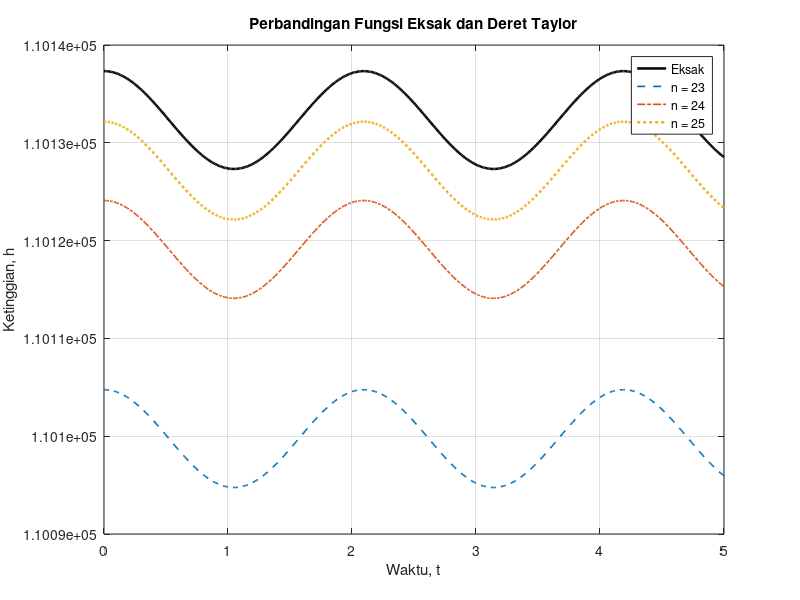
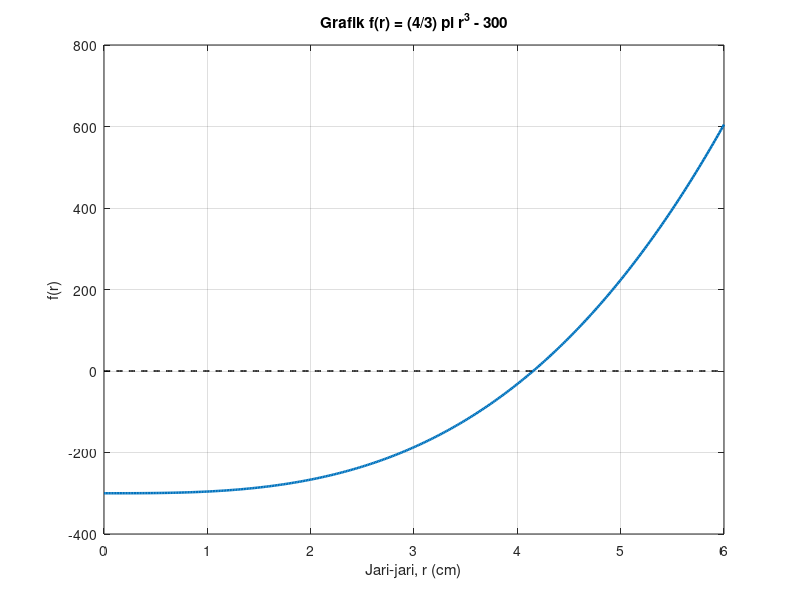

These charts were generated, in order, by the following MATLAB code:
clear;
clc;
close all;

%% KASUS 1 - DERET TAYLOR DAN GALAT
lambda = 12;
v = 36;
x = 10;
h0 = 5;
t = linspace(0, 5, 501);
z = t .* v ./ lambda;
hEksak = h0 .* (cos(z) + exp(x));
nList = [23 24 25];

hPendekatan = zeros(length(nList), length(t));
mae = zeros(size(nList));
mrpe = zeros(size(nList));

for idx = 1:length(nList)
    n = nList(idx);

    cosTaylor = zeros(size(z));
    sukuCos = ones(size(z));
    for k = 0:n-1
        if k == 0
            sukuCos = ones(size(z));
        else
            sukuCos = sukuCos .* (-z.^2) ./ ((2*k-1)*(2*k));
        end
        cosTaylor = cosTaylor + sukuCos;
    end

    expTaylor = 0;
    sukuExp = 1;
    for k = 0:n-1
        if k == 0
            sukuExp = 1;
        else
            sukuExp = sukuExp * x / k;
        end
        expTaylor = expTaylor + sukuExp;
    end

    hPendekatan(idx, :) = h0 .* (cosTaylor + expTaylor);
    galatMutlak = abs(hPendekatan(idx, :) - hEksak);
    mae(idx) = mean(galatMutlak);
    mrpe(idx) = mean(galatMutlak ./ abs(hEksak)) * 100;
end

figure('Name', 'Kasus 1 - Perbandingan Gelombang');
plot(t, hEksak, 'k-', 'LineWidth', 1.8);
hold on;
plot(t, hPendekatan(1, :), '--', 'LineWidth', 1.2);
plot(t, hPendekatan(2, :), '-.', 'LineWidth', 1.2);
plot(t, hPendekatan(3, :), ':', 'LineWidth', 1.8);
grid on;
xlabel('Waktu, t');
ylabel('Ketinggian, h');
title('Perbandingan Fungsi Eksak dan Deret Taylor');
legend('Eksak', 'n = 23', 'n = 24', 'n = 25', 'Location', 'best');

fprintf('\n=== KASUS 1: DERET TAYLOR DAN GALAT ===\n');
fprintf('Rentang t: 0 sampai 5; lambda = %g, v = %g, x = %g, h0 = %g\n', lambda, v, x, h0);
fprintf('Jumlah suku\tMAE\t\t\tGalat relatif rata-rata (%%)\n');
for idx = 1:length(nList)
    fprintf('%d\t\t%.8f\t%.8f\n', nList(idx), mae(idx), mrpe(idx));
end
fprintf('Toleransi galat relatif rata-rata = 1%%\n');

%% KASUS 2 - SPL DENGAN METODE GAUSS-SEIDEL
A = [4.00, 0.75, 1.00, 2.00;
     1.00, 4.25, 2.00, 0.90;
     2.50, 1.50, 5.00, 0.50;
     2.00, 1.50, 0.50, 6.00];
b = [149000; 173000; 161000; 251500];

xGS = zeros(4, 1);
tol = 1e-8;
maxIter = 1000;
konvergen = false;

for iter = 1:maxIter
    xLama = xGS;

    for i = 1:length(b)
        jumlahKiri = 0;
        jumlahKanan = 0;
        if i > 1
            jumlahKiri = A(i, 1:i-1) * xGS(1:i-1);
        end
        if i < length(b)
            jumlahKanan = A(i, i+1:end) * xLama(i+1:end);
        end
        xGS(i) = (b(i) - jumlahKiri - jumlahKanan) / A(i, i);
    end

    galatIterasi = norm(xGS - xLama, inf);
    if galatIterasi < tol
        konvergen = true;
        break;
    end
end

fprintf('\n=== KASUS 2: SPL METODE GAUSS-SEIDEL ===\n');
fprintf('Urutan variabel: beras, telur, tepung, ayam.\n');
if konvergen
    statusGS = 'Ya';
else
    statusGS = 'Tidak';
end
fprintf('Konvergen: %s; iterasi: %d; galat iterasi akhir: %.12g\n', statusGS, iter, galatIterasi);
fprintf('Harga beras  = Rp %.2f per kg\n', xGS(1));
fprintf('Harga telur  = Rp %.2f per kg\n', xGS(2));
fprintf('Harga tepung = Rp %.2f per kg\n', xGS(3));
fprintf('Harga ayam   = Rp %.2f per kg\n', xGS(4));
fprintf('Norma residu maksimum = %.12g\n', norm(A*xGS-b, inf));

%% KASUS 3 - PERSAMAAN NONLINEAR DENGAN METODE BISEKSI
f = @(r) (4/3) .* pi .* r.^3 - 300;
rGrafik = linspace(0, 6, 401);

figure('Name', 'Kasus 3 - Grafik Persamaan Nonlinear');
plot(rGrafik, f(rGrafik), 'LineWidth', 1.8);
hold on;
plot(rGrafik, zeros(size(rGrafik)), 'k--', 'LineWidth', 1.1);
grid on;
xlabel('Jari-jari, r (cm)');
ylabel('f(r)');
title('Grafik f(r) = (4/3) pi r^3 - 300');

batasBawah = 4;
batasAtas = 5;
tolBiseksi = 1e-10;
maxIterBiseksi = 200;
fa = f(batasBawah);
fb = f(batasAtas);

if fa * fb > 0
    error('Interval awal tidak mengurung akar. Pilih interval dengan tanda f(a) dan f(b) berbeda.');
end

konvergenBiseksi = false;
for iterBiseksi = 1:maxIterBiseksi
    rTengah = (batasBawah + batasAtas) / 2;
    ft = f(rTengah);

    if abs(ft) < tolBiseksi || (batasAtas - batasBawah)/2 < tolBiseksi
        konvergenBiseksi = true;
        break;
    end

    if fa * ft < 0
        batasAtas = rTengah;
        fb = ft;
    else
        batasBawah = rTengah;
        fa = ft;
    end
end

r = rTengah;
tinggiTabung = 2 * r;
volumeBola = (4/3) * pi * r^3;
volumeTabung = pi * r^2 * tinggiTabung;
volumeLuarBola = volumeTabung - volumeBola;

fprintf('\n=== KASUS 3: METODE BISEKSI ===\n');
fprintf('f(4) = %.8f; f(5) = %.8f\n', f(4), f(5));
if konvergenBiseksi
    statusBiseksi = 'Ya';
else
    statusBiseksi = 'Tidak';
end
fprintf('Konvergen: %s; iterasi: %d; residu f(r): %.12g\n', statusBiseksi, iterBiseksi, f(r));
fprintf('Jari-jari bola dan tabung = %.10f cm\n', r);
fprintf('Tinggi tabung = %.10f cm\n', tinggiTabung);
fprintf('Volume bola = %.10f cm^3\n', volumeBola);
fprintf('Volume tabung = %.10f cm^3\n', volumeTabung);
fprintf('Volume tabung di luar bola = %.10f cm^3\n', volumeLuarBola);
